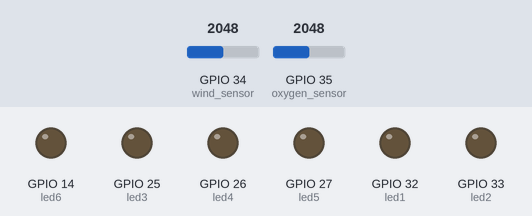
A sketch run on a simulated ESP32. Shown: output pins drawn as LEDs (lit = HIGH). The test bench sets the inputs (shaded band); at power-on: GPIO 34 (wind_sensor) = 2048, GPIO 35 (oxygen_sensor) = 2048. What the sketch prints to the serial monitor is not drawn.

Above: at 1.2 s.
1.3 s: GPIO 34 (wind_sensor) set to 2106
At 1.8 s:
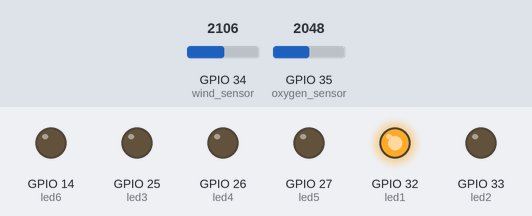
2.8 s: GPIO 34 (wind_sensor) set to 2299
4.3 s: GPIO 34 (wind_sensor) set to 2368
At 5.3 s:
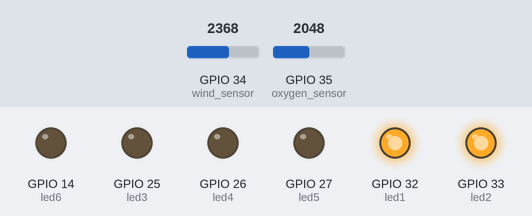
5.8 s: GPIO 34 (wind_sensor) set to 2621
7.5 s: GPIO 34 (wind_sensor) set to 2743
At 9.5 s:
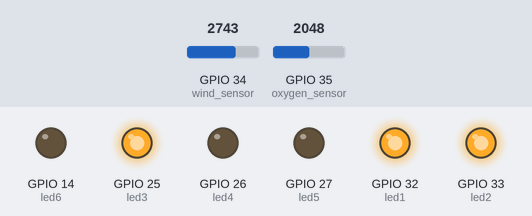
9.8 s: GPIO 34 (wind_sensor) set to 3603
At 11.3 s:
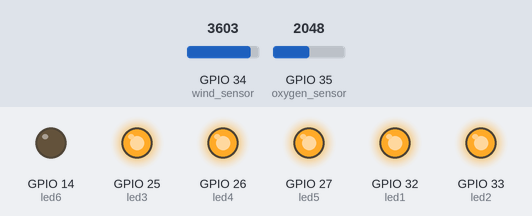
Timing chart, 0 to 12.8 s (numbered marks = the images above; inputs shaded):
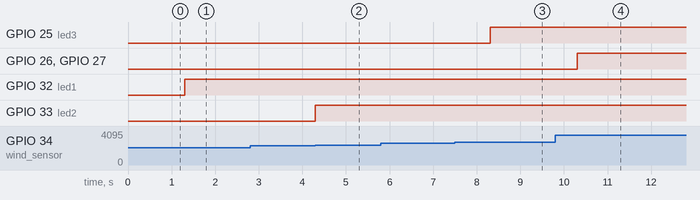

Measured:
- the behaviour switches between 2079 and 2080 on GPIO 34 (wind_sensor) (found by bisection; images 0 and 1)
- the behaviour switches between 2339 and 2340 on GPIO 34 (wind_sensor) (found by bisection; images 1 and 2)
- the behaviour switches between 2675 and 2676 on GPIO 34 (wind_sensor) (found by bisection; images 2 and 3)
- after the input at 1.3 s, GPIO 32 (led1): LOW → HIGH at once
- after the input at 2.8 s, every drawn part: stays the same
- after the input at 4.3 s, GPIO 33 (led2): LOW → HIGH at once
- after the input at 5.8 s, every drawn part: stays the same
- after the input at 7.5 s, GPIO 25 (led3): LOW → HIGH after 0.80 s
- after the input at 9.8 s, GPIO 26 (led4), GPIO 27 (led5): LOW → HIGH after 0.51 s

The sketch:

oxygen.ino
```cpp
int oxygen_sensor = 35;
int wind_sensor = 34;
int led1 = 32;
int led2 = 33;
int led3 = 25;
int led4 = 26;
int led5 = 27;
int led6 = 14;
int frequency = 0;
unsigned long last_update = 0;
unsigned long last_reset_time = 0;
bool isBlowing = false;
unsigned long blowStartTime = 0;
unsigned long blowDuration = 0;
int f = 1;


void setup() {
  // put your setup code here, to run once:

  pinMode(oxygen_sensor, INPUT);
  pinMode(wind_sensor, INPUT);
  pinMode(led1, OUTPUT);
  pinMode(led3, OUTPUT);
  pinMode(led2, OUTPUT);
  pinMode(led4, OUTPUT);
  pinMode(led5, OUTPUT);
  pinMode(led6, OUTPUT);
  Serial.begin(115200);
}

void loop() {
  // put your main code here, to run repeatedly:
  int oxygen_val = analogRead(oxygen_sensor);
  int wind_val = analogRead(wind_sensor);
  unsigned long current_time = millis();

  if (wind_val / 4 >= 600) {
    if (!isBlowing) {
      isBlowing = true;                  // เริ่มเป่า
      blowStartTime = millis();         // เริ่มจับเวลา
      Serial.println(" Start blowing...");
    }
    frequency += f;                      // เพิ่มความถี่ทีละ 1 ระหว่างเป่า
    delay(500);

  }

  else {
    if (isBlowing) {
      isBlowing = false;                // หยุดเป่า
      blowDuration = (millis() - blowStartTime) / 1000; // คำนวณเวลาที่เป่า
      Serial.print(" Stopped blowing. Duration: ");
      Serial.print(blowDuration);
      Serial.println(" seconds");

      frequency = 0;                    // รีเซ็ต frequency หลังเป่าจบ
    }
  }


  if (millis() - last_update >= 500) {
    Serial.print("  Wind Analog: ");
    Serial.print(wind_val / 4);
    Serial.print("  Frequency: ");
    Serial.println(frequency);
    Serial.print("Oxygen Analog: ");
    Serial.print(oxygen_val);
    last_update = millis();
  }


  if (wind_val / 4 <= 519) {
    analogWrite(led1, 0);
    analogWrite(led2, 0);
    analogWrite(led3, 0);
    analogWrite(led4, 0);
    analogWrite(led5, 0);
    analogWrite(led6, 0);
  }
  if (wind_val / 4 >= 520 && wind_val / 4 <= 584) {
    analogWrite(led1, 255);
    analogWrite(led2, 0);
    analogWrite(led3, 0);
    analogWrite(led4, 0);
    analogWrite(led5, 0);
    analogWrite(led6, 0);
  }

  if (wind_val / 4 >= 585 && wind_val / 4 <= 668) {
    analogWrite(led1, 255);
    analogWrite(led2, 255);
    analogWrite(led3, 0);
    analogWrite(led4, 0);
    analogWrite(led5, 0);
    analogWrite(led6, 0);
  }

  if (wind_val / 4 >= 669 && wind_val / 4 <= 752) {
    analogWrite(led1, 255);
    analogWrite(led2, 255);
    analogWrite(led3, 255);
    analogWrite(led4, 0);
    analogWrite(led5, 0);
    analogWrite(led6, 0);
  }
  if (wind_val / 4 >= 753 && wind_val / 4 <= 836) {
    analogWrite(led1, 255);
    analogWrite(led2, 255);
    analogWrite(led3, 255);
    analogWrite(led4, 255);
    analogWrite(led5, 0);
    analogWrite(led6, 0);
  }
  if (wind_val / 4 >= 837 && wind_val / 4 <= 920) {
    analogWrite(led1, 255);
    analogWrite(led2, 255);
    analogWrite(led3, 255);
    analogWrite(led4, 255);
    analogWrite(led5, 255);
    analogWrite(led6, 0);
  }
  if (wind_val / 4 >= 921 && wind_val / 4 <= 1023) {
    analogWrite(led1, 255);
    analogWrite(led2, 255);
    analogWrite(led3, 255);
    analogWrite(led4, 255);
    analogWrite(led5, 255);
    analogWrite(led6, 255);
  }

}
```
